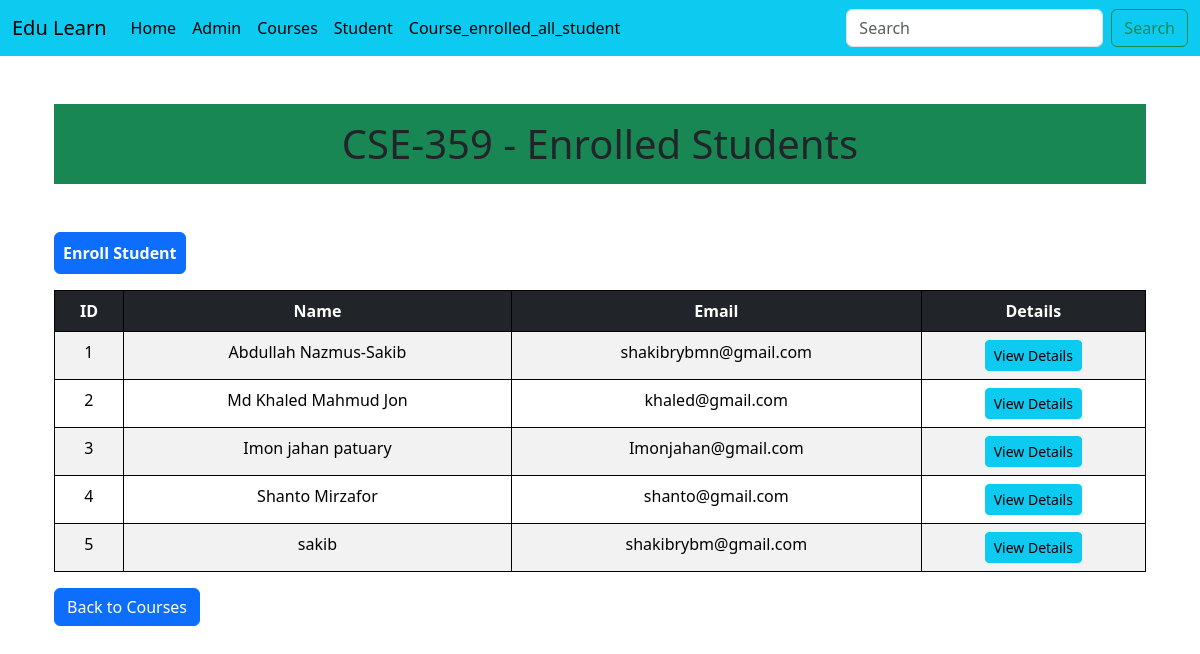
Screenshot of /courses/course_enrolled_student/1 with the database file from the repository.
### Courses/models.py (models this page shows, shortened)
class Courses(models.Model):
    title = models.CharField(max_length=200)
    description = models.TextField()
    duration = models.IntegerField(help_text="Duration in hours")
    thumbnail = models.ImageField(upload_to='course_thumbnail/',null=True,blank=True)

class Student(models.Model):
    name = models.CharField(max_length=100)
    email = models.EmailField(unique=True)
    enrolled_courses = models.ManyToManyField(Courses, related_name='students')

### Courses/views.py (the view)
# urls.py: path('course_enrolled_student/<int:id>',views.course_enrolled_student,name='course_enrolled_student'),
def course_enrolled_student(request, id):
    course = get_object_or_404(Courses, id=id)  # Get the specific course
    students = course.students.all()  # Fetch enrolled students
    return render(request, "Courses/course_enrolled_student.html", {'course': course, 'students': students})

### templates/Courses/course_enrolled_student.html (shortened to what this page needs)
{% extends "Courses/base.html" %}
{% block content %}
<div class="container">
    <h1 class="text-center my-5 py-3 bg-success">{{ course.title }} - Enrolled Students</h1>
    <a href="{% url 'enroll_student' %}" class='btn btn-primary mb-3 p-2 fw-bold'>Enroll Student</a>
    <table class="table table-striped">
        <thead>
            <tr class="table-dark">
                <th>ID</th>
                <th>Name</th>
                <th>Email</th>
                <th>Details</th>
            </tr>
        </thead>
        <tbody>
            {% for student in students %}
            <tr>
                <td>{{ forloop.counter }}</td>
                <td>{{ student.name }}</td>
                <td>{{ student.email }}</td>
                <td>
                    <a href="{% url 'individual_std_details' student.id %}" class="btn btn-info btn-sm">
                        View Details
                    </a>
                </td>
            </tr>
            {% empty %}
            <tr>
                <td colspan="4" class="text-center text-danger">No students enrolled in this course.</td>
            </tr>
            {% endfor %}
        </tbody>
    </table>
    <a href="{% url 'course_list' %}" class="btn btn-primary">Back to Courses</a>
</div>
{% endblock content %}

### templates/Courses/base.html (style rules this page uses)
table, th, td { border: 1px solid black; }
th, td { text-align: center; }

### rows the page displays
Courses: title "CSE-359"
Student: name "Abdullah Nazmus-Sakib", email "shakibrybmn@gmail.com"
Student: name "Md Khaled Mahmud Jon", email "khaled@gmail.com"
Student: name "Imon jahan patuary", email "Imonjahan@gmail.com"
Student: name "Shanto Mirzafor", email "shanto@gmail.com"
Student: name "sakib", email "shakibrybm@gmail.com"
